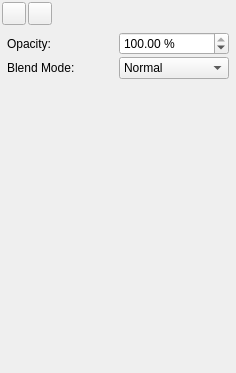
<?xml version="1.0" encoding="UTF-8"?>
<ui version="4.0">
 <class>transparencyPalette</class>
 <widget class="QWidget" name="transparencyPalette">
  <property name="geometry">
   <rect>
    <x>0</x>
    <y>0</y>
    <width>236</width>
    <height>373</height>
   </rect>
  </property>
  <property name="windowTitle">
   <string notr="true">Form</string>
  </property>
  <layout class="QVBoxLayout" name="verticalLayout_6">
   <property name="spacing">
    <number>2</number>
   </property>
   <property name="margin">
    <number>2</number>
   </property>
   <item>
    <layout class="QHBoxLayout" name="horizontalLayout">
     <item>
      <widget class="QToolButton" name="editLineSelector">
       <property name="toolTip">
        <string>Edit Line Color Properties</string>
       </property>
       <property name="text">
        <string/>
       </property>
       <property name="checkable">
        <bool>true</bool>
       </property>
       <property name="autoExclusive">
        <bool>true</bool>
       </property>
      </widget>
     </item>
     <item>
      <widget class="QToolButton" name="editFillSelector">
       <property name="toolTip">
        <string>Edit Fill Color Properties</string>
       </property>
       <property name="text">
        <string/>
       </property>
       <property name="checkable">
        <bool>true</bool>
       </property>
       <property name="autoExclusive">
        <bool>true</bool>
       </property>
      </widget>
     </item>
     <item>
      <spacer name="horizontalSpacer">
       <property name="orientation">
        <enum>Qt::Horizontal</enum>
       </property>
       <property name="sizeHint" stdset="0">
        <size>
         <width>40</width>
         <height>2</height>
        </size>
       </property>
      </spacer>
     </item>
    </layout>
   </item>
   <item>
    <widget class="QStackedWidget" name="stackedWidget">
     <property name="currentIndex">
      <number>0</number>
     </property>
     <widget class="QWidget" name="pageS">
      <layout class="QVBoxLayout" name="verticalLayout_5">
       <property name="spacing">
        <number>2</number>
       </property>
       <property name="margin">
        <number>5</number>
       </property>
       <item>
        <layout class="QGridLayout" name="gridLayout">
         <item row="0" column="0">
          <widget class="QLabel" name="label_2">
           <property name="text">
            <string>Opacity:</string>
           </property>
          </widget>
         </item>
         <item row="0" column="1">
          <widget class="ScrSpinBox" name="strokeOpacity">
           <property name="toolTip">
            <string>Set the transparency for the color selected</string>
           </property>
           <property name="suffix">
            <string> %</string>
           </property>
           <property name="maximum">
            <number>100</number>
           </property>
           <property name="singleStep">
            <number>10</number>
           </property>
           <property name="value">
            <number>100</number>
           </property>
          </widget>
         </item>
         <item row="1" column="0">
          <widget class="QLabel" name="label_3">
           <property name="text">
            <string>Blend Mode:</string>
           </property>
          </widget>
         </item>
         <item row="1" column="1">
          <widget class="QComboBox" name="blendModeStroke">
           <item>
            <property name="text">
             <string>Normal</string>
            </property>
           </item>
           <item>
            <property name="text">
             <string>Darken</string>
            </property>
           </item>
           <item>
            <property name="text">
             <string>Lighten</string>
            </property>
           </item>
           <item>
            <property name="text">
             <string>Multiply</string>
            </property>
           </item>
           <item>
            <property name="text">
             <string>Screen</string>
            </property>
           </item>
           <item>
            <property name="text">
             <string>Overlay</string>
            </property>
           </item>
           <item>
            <property name="text">
             <string>Hard Light</string>
            </property>
           </item>
           <item>
            <property name="text">
             <string>Soft Light</string>
            </property>
           </item>
           <item>
            <property name="text">
             <string>Difference</string>
            </property>
           </item>
           <item>
            <property name="text">
             <string>Exclusion</string>
            </property>
           </item>
           <item>
            <property name="text">
             <string>Color Dodge</string>
            </property>
           </item>
           <item>
            <property name="text">
             <string>Color Burn</string>
            </property>
           </item>
           <item>
            <property name="text">
             <string>Hue</string>
            </property>
           </item>
           <item>
            <property name="text">
             <string>Saturation</string>
            </property>
           </item>
           <item>
            <property name="text">
             <string>Color</string>
            </property>
           </item>
           <item>
            <property name="text">
             <string>Luminosity</string>
            </property>
           </item>
          </widget>
         </item>
        </layout>
       </item>
       <item>
        <spacer name="verticalSpacer">
         <property name="orientation">
          <enum>Qt::Vertical</enum>
         </property>
         <property name="sizeHint" stdset="0">
          <size>
           <width>20</width>
           <height>240</height>
          </size>
         </property>
        </spacer>
       </item>
      </layout>
     </widget>
     <widget class="QWidget" name="page_2">
      <layout class="QVBoxLayout" name="verticalLayout_3">
       <item>
        <widget class="QTabWidget" name="tabWidget">
         <property name="currentIndex">
          <number>0</number>
         </property>
         <widget class="QWidget" name="tabSolid">
          <attribute name="title">
           <string>Solid</string>
          </attribute>
          <layout class="QVBoxLayout" name="verticalLayout_2">
           <property name="spacing">
            <number>2</number>
           </property>
           <property name="margin">
            <number>5</number>
           </property>
           <item>
            <layout class="QHBoxLayout" name="horizontalLayout_4">
             <item>
              <widget class="QLabel" name="label_4">
               <property name="text">
                <string>Opacity:</string>
               </property>
              </widget>
             </item>
             <item>
              <widget class="ScrSpinBox" name="fillOpacity">
               <property name="toolTip">
                <string>Set the transparency for the color selected</string>
               </property>
               <property name="suffix">
                <string> %</string>
               </property>
               <property name="maximum">
                <number>100</number>
               </property>
               <property name="singleStep">
                <number>10</number>
               </property>
               <property name="value">
                <number>100</number>
               </property>
              </widget>
             </item>
            </layout>
           </item>
           <item>
            <spacer name="verticalSpacer_2">
             <property name="orientation">
              <enum>Qt::Vertical</enum>
             </property>
             <property name="sizeHint" stdset="0">
              <size>
               <width>20</width>
               <height>195</height>
              </size>
             </property>
            </spacer>
           </item>
          </layout>
         </widget>
         <widget class="QWidget" name="tabGradient">
          <attribute name="title">
           <string>Gradient</string>
          </attribute>
          <layout class="QVBoxLayout" name="verticalLayout_4">
           <property name="spacing">
            <number>2</number>
           </property>
           <property name="margin">
            <number>5</number>
           </property>
           <item>
            <layout class="QHBoxLayout" name="horizontalLayout_3">
             <item>
              <widget class="QComboBox" name="gradientType">
               <item>
                <property name="text">
                 <string>Linear</string>
                </property>
               </item>
               <item>
                <property name="text">
                 <string>Radial</string>
                </property>
               </item>
              </widget>
             </item>
             <item>
              <widget class="QToolButton" name="gradEditButton">
               <property name="toolTip">
                <string>Move the start of the gradient vector with the left mouse button pressed and move the end of the gradient vector with the right mouse button pressed</string>
               </property>
               <property name="text">
                <string>Move Vector</string>
               </property>
               <property name="checkable">
                <bool>true</bool>
               </property>
              </widget>
             </item>
            </layout>
           </item>
           <item>
            <widget class="GradientEditor" name="gradEdit">
             <property name="sizePolicy">
              <sizepolicy hsizetype="Preferred" vsizetype="Expanding">
               <horstretch>0</horstretch>
               <verstretch>0</verstretch>
              </sizepolicy>
             </property>
             <property name="minimumSize">
              <size>
               <width>200</width>
               <height>173</height>
              </size>
             </property>
             <property name="frameShape">
              <enum>QFrame::NoFrame</enum>
             </property>
             <property name="frameShadow">
              <enum>QFrame::Raised</enum>
             </property>
            </widget>
           </item>
           <item>
            <widget class="QComboBox" name="namedGradient"/>
           </item>
           <item>
            <widget class="QCheckBox" name="transpCalcGradient">
             <property name="text">
              <string>Use Luminosity as Alpha</string>
             </property>
            </widget>
           </item>
          </layout>
         </widget>
         <widget class="QWidget" name="tabPattern">
          <attribute name="title">
           <string>Pattern</string>
          </attribute>
          <layout class="QVBoxLayout" name="verticalLayout">
           <item>
            <widget class="QListWidget" name="patternBox">
             <property name="movement">
              <enum>QListView::Snap</enum>
             </property>
             <property name="flow">
              <enum>QListView::LeftToRight</enum>
             </property>
             <property name="isWrapping" stdset="0">
              <bool>true</bool>
             </property>
             <property name="resizeMode">
              <enum>QListView::Adjust</enum>
             </property>
             <property name="viewMode">
              <enum>QListView::IconMode</enum>
             </property>
             <property name="wordWrap">
              <bool>true</bool>
             </property>
            </widget>
           </item>
           <item>
            <layout class="QHBoxLayout" name="horizontalLayout_2">
             <property name="spacing">
              <number>5</number>
             </property>
             <item>
              <widget class="QToolButton" name="editPatternProps">
               <property name="text">
                <string>Properties...</string>
               </property>
              </widget>
             </item>
             <item>
              <spacer name="horizontalSpacer_3">
               <property name="orientation">
                <enum>Qt::Horizontal</enum>
               </property>
               <property name="sizeHint" stdset="0">
                <size>
                 <width>40</width>
                 <height>20</height>
                </size>
               </property>
              </spacer>
             </item>
            </layout>
           </item>
           <item>
            <widget class="QCheckBox" name="transpCalcPattern">
             <property name="text">
              <string>Use Luminosity as Alpha</string>
             </property>
            </widget>
           </item>
           <item>
            <widget class="QCheckBox" name="usePatternInverted">
             <property name="text">
              <string>Use inverted Pattern</string>
             </property>
            </widget>
           </item>
          </layout>
         </widget>
        </widget>
       </item>
       <item>
        <layout class="QHBoxLayout" name="horizontalLayout_5">
         <item>
          <widget class="QLabel" name="label_5">
           <property name="text">
            <string>Blend Mode:</string>
           </property>
          </widget>
         </item>
         <item>
          <widget class="QComboBox" name="blendModeFill">
           <item>
            <property name="text">
             <string>Normal</string>
            </property>
           </item>
           <item>
            <property name="text">
             <string>Darken</string>
            </property>
           </item>
           <item>
            <property name="text">
             <string>Lighten</string>
            </property>
           </item>
           <item>
            <property name="text">
             <string>Multiply</string>
            </property>
           </item>
           <item>
            <property name="text">
             <string>Screen</string>
            </property>
           </item>
           <item>
            <property name="text">
             <string>Overlay</string>
            </property>
           </item>
           <item>
            <property name="text">
             <string>Hard Light</string>
            </property>
           </item>
           <item>
            <property name="text">
             <string>Soft Light</string>
            </property>
           </item>
           <item>
            <property name="text">
             <string>Difference</string>
            </property>
           </item>
           <item>
            <property name="text">
             <string>Exclusion</string>
            </property>
           </item>
           <item>
            <property name="text">
             <string>Color Dodge</string>
            </property>
           </item>
           <item>
            <property name="text">
             <string>Color Burn</string>
            </property>
           </item>
           <item>
            <property name="text">
             <string>Hue</string>
            </property>
           </item>
           <item>
            <property name="text">
             <string>Saturation</string>
            </property>
           </item>
           <item>
            <property name="text">
             <string>Color</string>
            </property>
           </item>
           <item>
            <property name="text">
             <string>Luminosity</string>
            </property>
           </item>
          </widget>
         </item>
        </layout>
       </item>
      </layout>
     </widget>
    </widget>
   </item>
  </layout>
 </widget>
 <customwidgets>
  <customwidget>
   <class>ScrSpinBox</class>
   <extends>QDoubleSpinBox</extends>
   <header location="global">ui/scrspinbox.h</header>
  </customwidget>
  <customwidget>
   <class>GradientEditor</class>
   <extends>QFrame</extends>
   <header>ui/gradienteditor.h</header>
   <container>1</container>
  </customwidget>
 </customwidgets>
 <resources/>
 <connections/>
</ui>
